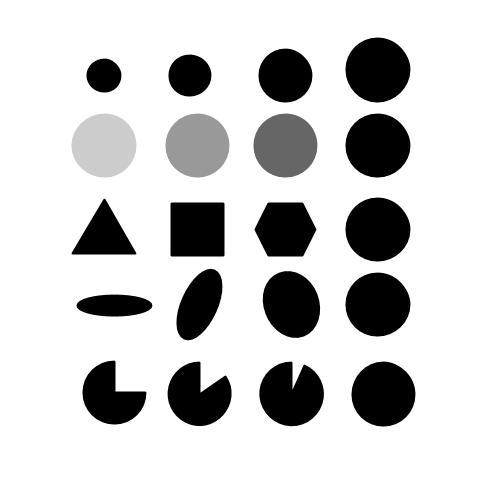
#> input picture Resources/blob.jpg, 480 x 480 px
$ python boundry.py
#> lines starting #> are read from the running program, lines starting #| are printed output that depends on the picture; after the words box and inside, x2 and y2 are one past the last pixel; in counts of white or black regions, pixels touching at a corner belong together
import cv2 as cv
import numpy as np

img = cv.imread("Resources/blob.jpg")
#> img is the input picture: shape (480, 480, 3); min 0, max 255, mean 203
ret,img = cv.threshold(img,127,255,cv.THRESH_BINARY_INV)
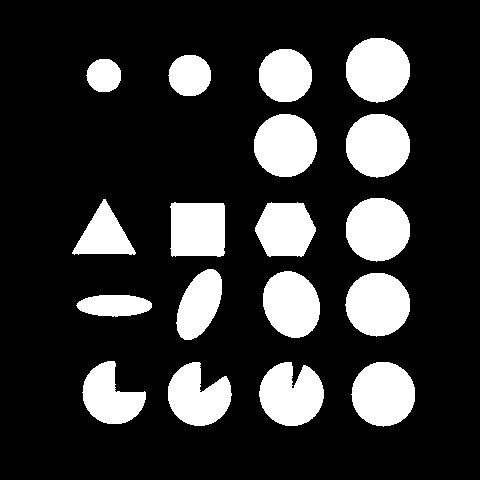
#> img: shape (480, 480, 3); 20% white; 18 white regions, largest, box (x1, y1, x2, y2) and area: (346, 38, 410, 103) 3278, (346, 198, 410, 262) 3236, (346, 114, 410, 178) 3235

kernel = np.ones((3,3),np.uint8)
eroded = cv.erode(img, kernel, iterations=1)
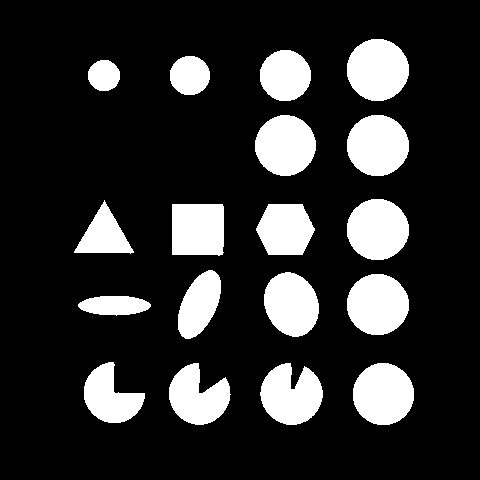
#> eroded: shape (480, 480, 3); 18.2% white; 18 white regions, largest, box (x1, y1, x2, y2) and area: (347, 39, 409, 101) 3024, (347, 199, 409, 260) 2985, (347, 115, 409, 176) 2983

inner_edge = img - eroded
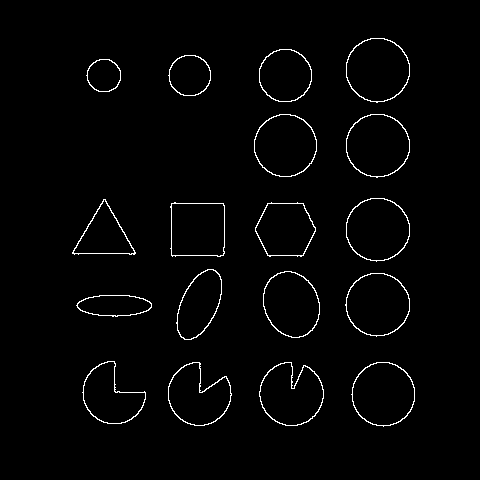
#> inner_edge: shape (480, 480, 3); 1.8% white in thin lines or dots, all inside (x1, y1, x2, y2) = (72, 38, 415, 427)
res = np.hstack((img, eroded, inner_edge))
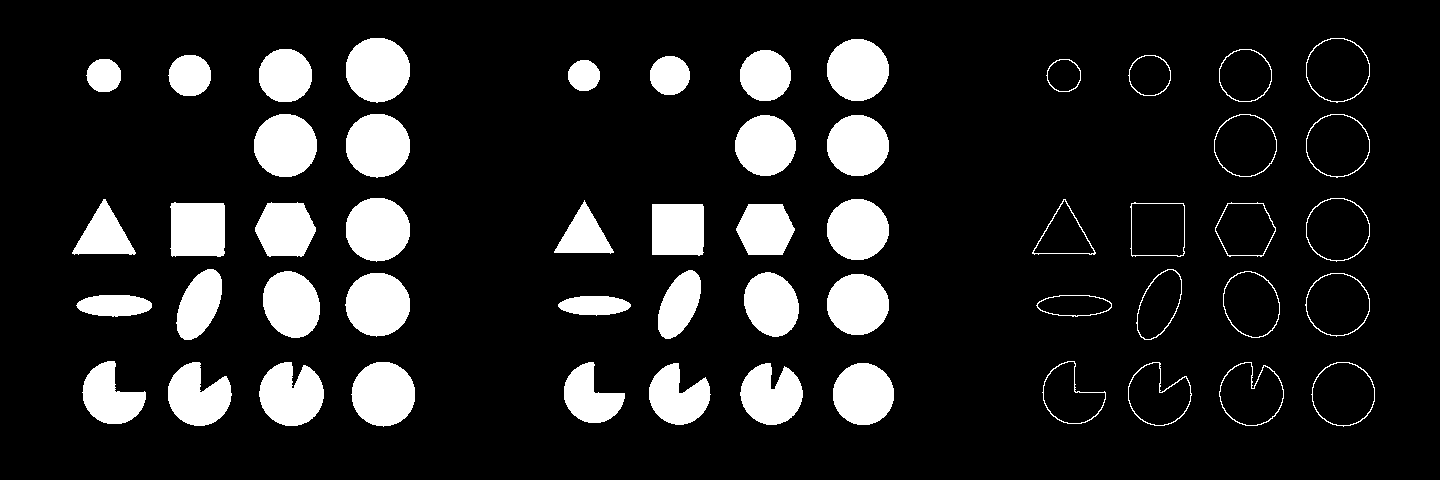
#> res: shape (480, 1440, 3); 13.3% white; 54 white regions, largest, box (x1, y1, x2, y2) and area: (346, 38, 410, 103) 3278, (346, 198, 410, 262) 3236, (346, 114, 410, 178) 3235
cv.imshow("Boundary", res)
cv.moveWindow("Boundary", 1000, 0)
cv.waitKey(0)

#outer boundary
dilated = cv.dilate(img, kernel, iterations=1)
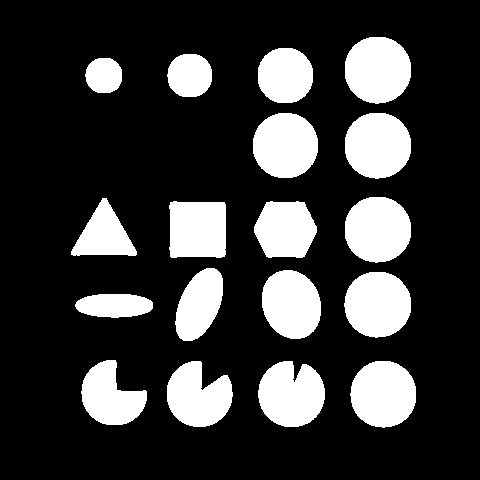
#> dilated: shape (480, 480, 3); 21.9% white; 18 white regions, largest, box (x1, y1, x2, y2) and area: (345, 37, 411, 104) 3540, (344, 272, 411, 338) 3497, (350, 361, 416, 428) 3497
# inner edge extraction
dilated_edge = dilated - img
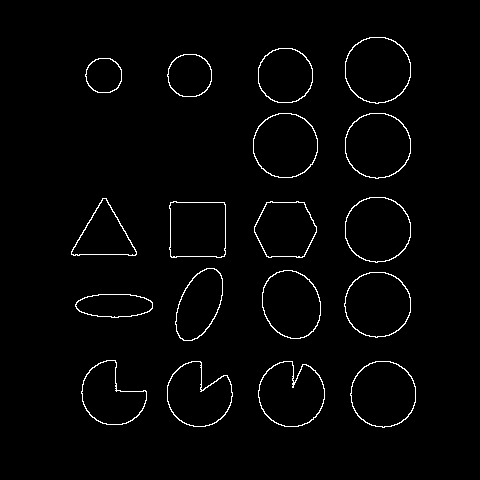
#> dilated_edge: shape (480, 480, 3); 1.9% white in thin lines or dots, all inside (x1, y1, x2, y2) = (71, 37, 416, 428)
# display
res = np.hstack((img, eroded, inner_edge, dilated, dilated_edge))
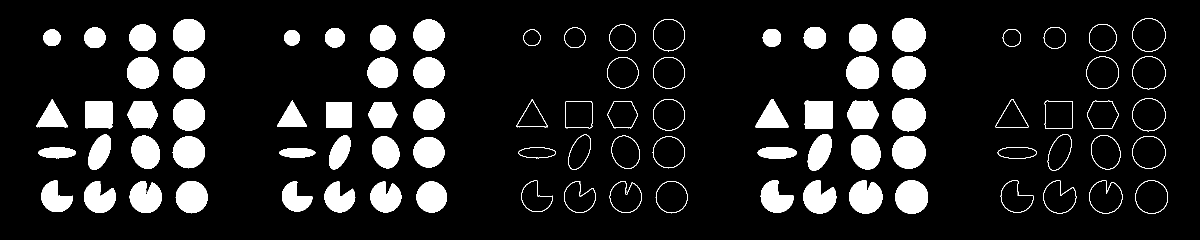
#> res: shape (480, 2400, 3) (shown at 1/2 size); 12.8% white; 90 white regions, largest, box (x1, y1, x2, y2) and area: (1785, 37, 1851, 104) 3540, (1784, 272, 1851, 338) 3497, (1790, 361, 1856, 428) 3497
cv.imshow("Boundary", res)
cv.moveWindow("Boundary", 1000, 0)
cv.waitKey(0)
